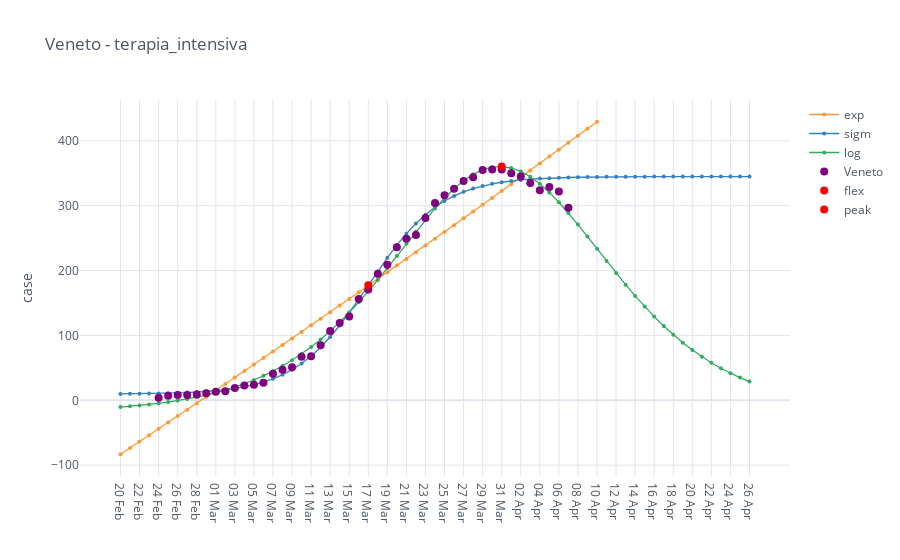

Notebook code cell kept with this figure:
### Code cell
%load_ext autoreload
%autoreload 2

import cufflinks as cf
cf.go_offline()
cf.set_config_file(offline=False, world_readable=True)
import mytools.plot as mpl
import mytools.dataio as io


region = 'Veneto'
category = 'terapia_intensiva'

regions = io.italy_load_regions([region])

intensive = io.italy_regions_filter_by_category(regions, category)

mpl.iplot_analysis_plot(intensive, title=region+' - '+category)

### Figure 1 — Plotly figure (JSON) as saved in the notebook; plotly's stock layout.template omitted (floating-point values rounded to 4 significant figures)
{"data": [{"line": {"color": "rgba(255, 153, 51, 1.0)", "dash": "solid", "shape": "linear", "width": 1.3}, "marker": {"size": 4, "symbol": "circle"}, "mode": "lines+markers", "name": "exp", "text": "", "type": "scatter", "x": ["20 Feb", "21 Feb", "22 Feb", "23 Feb", "24 Feb", "25 Feb", "26 Feb", "27 Feb", "28 Feb", "29 Feb", "01 Mar", "02 Mar", "03 Mar", "04 Mar", "05 Mar", "06 Mar", "07 Mar", "08 Mar", "09 Mar", "10 Mar", "11 Mar", "12 Mar", "13 Mar", "14 Mar", "15 Mar", "16 Mar", "17 Mar", "18 Mar", "19 Mar", "20 Mar", "21 Mar", "22 Mar", "23 Mar", "24 Mar", "25 Mar", "26 Mar", "27 Mar", "28 Mar", "29 Mar", "30 Mar", "31 Mar", "01 Apr", "02 Apr", "03 Apr", "04 Apr", "05 Apr", "06 Apr", "07 Apr", "08 Apr", "09 Apr", "10 Apr", "11 Apr", "12 Apr", "13 Apr", "14 Apr", "15 Apr", "16 Apr", "17 Apr", "18 Apr", "19 Apr", "20 Apr", "21 Apr", "22 Apr", "23 Apr", "24 Apr", "25 Apr", "26 Apr"], "y": [-83.11, -73.37, -63.61, -53.83, -44.03, -34.22, -24.38, -14.52, -4.638, 5.262, 15.18, 25.12, 35.09, 45.07, 55.07, 65.1, 75.14, 85.21, 95.29, 105.4, 115.5, 125.7, 135.8, 146.0, 156.3, 166.5, 176.7, 187.0, 197.3, 207.6, 218.0, 228.3, 238.7, 249.1, 259.6, 270.0, 280.5, 291.0, 301.5, 312.0, 322.6, 333.2, 343.8, 354.4, 365.0, 375.7, 386.4, 397.1, 407.8, 418.6, 429.4, "", "", "", "", "", "", "", "", "", "", "", "", "", "", "", ""]}, {"line": {"color": "rgba(55, 128, 191, 1.0)", "dash": "solid", "shape": "linear", "width": 1.3}, "marker": {"size": 4, "symbol": "circle"}, "mode": "lines+markers", "name": "sigm", "text": "", "type": "scatter", "x": ["20 Feb", "21 Feb", "22 Feb", "23 Feb", "24 Feb", "25 Feb", "26 Feb", "27 Feb", "28 Feb", "29 Feb", "01 Mar", "02 Mar", "03 Mar", "04 Mar", "05 Mar", "06 Mar", "07 Mar", "08 Mar", "09 Mar", "10 Mar", "11 Mar", "12 Mar", "13 Mar", "14 Mar", "15 Mar", "16 Mar", "17 Mar", "18 Mar", "19 Mar", "20 Mar", "21 Mar", "22 Mar", "23 Mar", "24 Mar", "25 Mar", "26 Mar", "27 Mar", "28 Mar", "29 Mar", "30 Mar", "31 Mar", "01 Apr", "02 Apr", "03 Apr", "04 Apr", "05 Apr", "06 Apr", "07 Apr", "08 Apr", "09 Apr", "10 Apr", "11 Apr", "12 Apr", "13 Apr", "14 Apr", "15 Apr", "16 Apr", "17 Apr", "18 Apr", "19 Apr", "20 Apr", "21 Apr", "22 Apr", "23 Apr", "24 Apr", "25 Apr", "26 Apr"], "y": [9.817, 9.937, 10.09, 10.29, 10.55, 10.89, 11.32, 11.88, 12.6, 13.53, 14.72, 16.26, 18.22, 20.73, 23.92, 27.95, 33.03, 39.36, 47.19, 56.75, 68.24, 81.83, 97.55, 115.3, 134.8, 155.7, 177.2, 198.7, 219.6, 239.1, 256.9, 272.6, 286.2, 297.7, 307.2, 315.0, 321.4, 326.4, 330.5, 333.7, 336.2, 338.1, 339.7, 340.9, 341.8, 342.5, 343.1, 343.5, 343.8, 344.1, 344.3, 344.5, 344.6, 344.7, 344.7, 344.8, 344.8, 344.9, 344.9, 344.9, 344.9, 344.9, 345.0, 345.0, 345.0, 345.0, 345.0]}, {"line": {"color": "rgba(50, 171, 96, 1.0)", "dash": "solid", "shape": "linear", "width": 1.3}, "marker": {"size": 4, "symbol": "circle"}, "mode": "lines+markers", "name": "log", "text": "", "type": "scatter", "x": ["20 Feb", "21 Feb", "22 Feb", "23 Feb", "24 Feb", "25 Feb", "26 Feb", "27 Feb", "28 Feb", "29 Feb", "01 Mar", "02 Mar", "03 Mar", "04 Mar", "05 Mar", "06 Mar", "07 Mar", "08 Mar", "09 Mar", "10 Mar", "11 Mar", "12 Mar", "13 Mar", "14 Mar", "15 Mar", "16 Mar", "17 Mar", "18 Mar", "19 Mar", "20 Mar", "21 Mar", "22 Mar", "23 Mar", "24 Mar", "25 Mar", "26 Mar", "27 Mar", "28 Mar", "29 Mar", "30 Mar", "31 Mar", "01 Apr", "02 Apr", "03 Apr", "04 Apr", "05 Apr", "06 Apr", "07 Apr", "08 Apr", "09 Apr", "10 Apr", "11 Apr", "12 Apr", "13 Apr", "14 Apr", "15 Apr", "16 Apr", "17 Apr", "18 Apr", "19 Apr", "20 Apr", "21 Apr", "22 Apr", "23 Apr", "24 Apr", "25 Apr", "26 Apr"], "y": [-10.5, -9.305, -7.949, -6.412, -4.671, -2.7, -0.4702, 2.051, 4.898, 8.111, 11.73, 15.81, 20.39, 25.53, 31.28, 37.71, 44.88, 52.85, 61.68, 71.42, 82.14, 93.87, 106.6, 120.5, 135.3, 151.2, 168.0, 185.6, 203.9, 222.6, 241.4, 260.2, 278.4, 295.8, 311.9, 326.2, 338.5, 348.3, 355.4, 359.4, 360.4, 358.1, 352.8, 344.6, 333.7, 320.5, 305.4, 288.7, 270.9, 252.4, 233.6, 214.8, 196.2, 178.2, 160.9, 144.5, 129.0, 114.6, 101.2, 88.87, 77.56, 67.26, 57.9, 49.43, 41.81, 34.95, 28.81]}, {"line": {"color": "rgba(128, 0, 128, 1.0)", "dash": "solid", "shape": "linear", "width": 1.3}, "marker": {"size": 8, "symbol": "circle"}, "mode": "markers", "name": "Veneto", "text": "", "type": "scatter", "x": ["20 Feb", "21 Feb", "22 Feb", "23 Feb", "24 Feb", "25 Feb", "26 Feb", "27 Feb", "28 Feb", "29 Feb", "01 Mar", "02 Mar", "03 Mar", "04 Mar", "05 Mar", "06 Mar", "07 Mar", "08 Mar", "09 Mar", "10 Mar", "11 Mar", "12 Mar", "13 Mar", "14 Mar", "15 Mar", "16 Mar", "17 Mar", "18 Mar", "19 Mar", "20 Mar", "21 Mar", "22 Mar", "23 Mar", "24 Mar", "25 Mar", "26 Mar", "27 Mar", "28 Mar", "29 Mar", "30 Mar", "31 Mar", "01 Apr", "02 Apr", "03 Apr", "04 Apr", "05 Apr", "06 Apr", "07 Apr", "08 Apr", "09 Apr", "10 Apr", "11 Apr", "12 Apr", "13 Apr", "14 Apr", "15 Apr", "16 Apr", "17 Apr", "18 Apr", "19 Apr", "20 Apr", "21 Apr", "22 Apr", "23 Apr", "24 Apr", "25 Apr", "26 Apr"], "y": ["", "", "", "", 4.0, 7.0, 8.0, 8.0, 9.0, 11.0, 13.0, 14.0, 19.0, 23.0, 24.0, 27.0, 41.0, 47.0, 51.0, 67.0, 68.0, 85.0, 107.0, 119.0, 129.0, 156.0, 171.0, 195.0, 209.0, 236.0, 249.0, 255.0, 281.0, 304.0, 316.0, 326.0, 338.0, 344.0, 355.0, 356.0, 356.0, 350.0, 345.0, 335.0, 324.0, 329.0, 322.0, 297.0, "", "", "", "", "", "", "", "", "", "", "", "", "", "", "", "", "", "", ""]}, {"marker": {"color": "rgba(255, 0, 0, 125)", "size": 8}, "mode": "markers", "name": "flex", "type": "scatter", "x": ["17 Mar"], "y": [177.2]}, {"marker": {"color": "rgba(255, 0, 0, 125)", "size": 8}, "mode": "markers", "name": "peak", "type": "scatter", "x": ["31 Mar"], "y": [360.4]}], "layout": {"legend": {"bgcolor": "#FFFFFF", "font": {"color": "#4D5663"}}, "paper_bgcolor": "#FFFFFF", "plot_bgcolor": "#FFFFFF", "title": {"font": {"color": "#4D5663"}, "text": "Veneto - terapia_intensiva"}, "xaxis": {"gridcolor": "#E1E5ED", "showgrid": true, "tickfont": {"color": "#4D5663"}, "title": {"font": {"color": "#4D5663"}, "text": ""}, "zerolinecolor": "#E1E5ED"}, "yaxis": {"gridcolor": "#E1E5ED", "showgrid": true, "tickfont": {"color": "#4D5663"}, "title": {"font": {"color": "#4D5663"}, "text": "case"}, "zerolinecolor": "#E1E5ED"}}}
